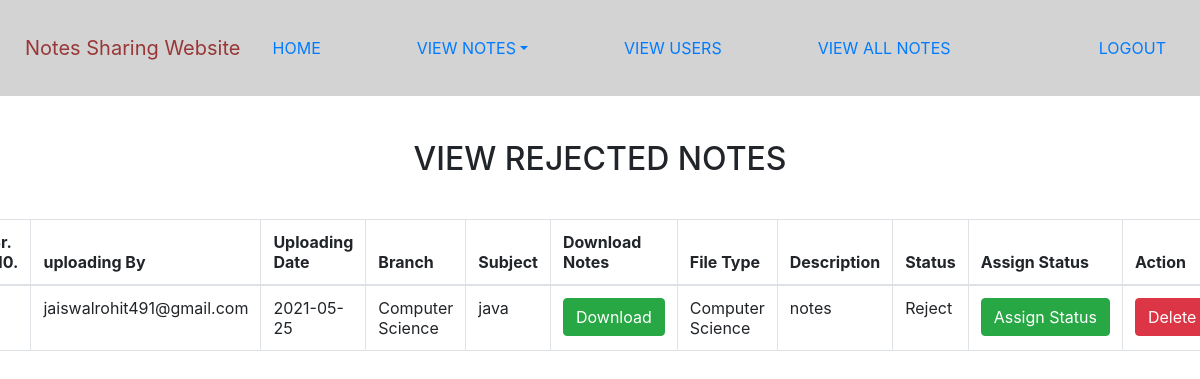
/rejected_notes (signed in), run on an earlier commit of the app's database.
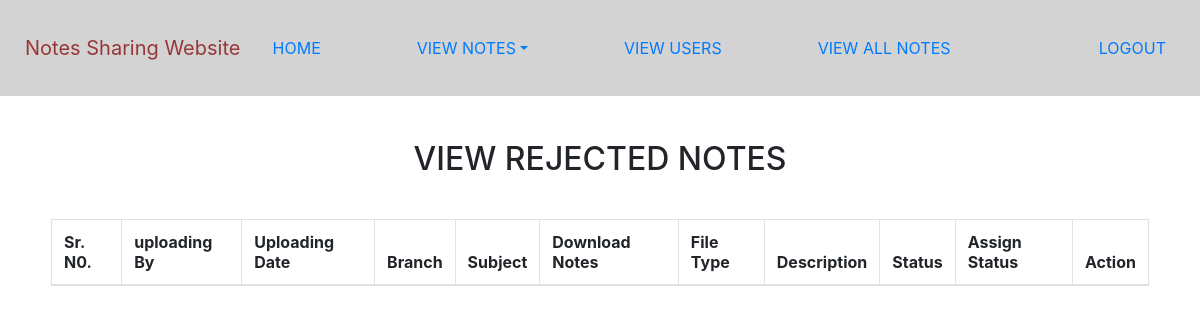
And on a later commit of the database.
### notes/models.py (models this page shows, shortened)
class Notes(models.Model):
    user = models.ForeignKey(User, on_delete=models.CASCADE)
    uploadingdate = models.CharField(max_length=30)
    branch = models.CharField(max_length=30)
    subject = models.CharField(max_length=30,)
    notesfile = models.FileField(null=True)
    filetype = models.CharField(max_length=30,)
    description = models.CharField(max_length=200, null=True)
    status=models.CharField(max_length=15,)

### notes/views.py (the view)
# urls.py: path('rejected_notes',rejected_notes,name='rejected_notes'),
def rejected_notes(request):
    if not request.user.is_authenticated:
        return redirect('login_admin')
    notes = Notes.objects.filter(status = "Reject")
    d = {'notes':notes}
    return render(request,'rejected_notes.html',d)

### notes/templates/rejected_notes.html (shortened to what this page needs)
{% extends 'admin_nav.html' %}
{% load static %}
{% block body %}
<link rel="stylesheet" href="https://cdnjs.cloudflare.com/ajax/libs/twitter-bootstrap/4.5.2/css/bootstrap.css">
<link rel="stylesheet" href="https://cdn.datatables.net/1.10.24/css/dataTables.bootstrap4.min.css">
<div class="container mt-5">
    <h2 class="text-center">VIEW REJECTED NOTES</h2>
    <table class="table table-bordered" id="example">
       <thead>
           <tr>
               <th>Sr. N0.</th>
               <th>uploading By</th>
               <th>Uploading Date</th>
               <th>Branch</th>
               <th>Subject</th>
               <th>Download Notes</th>
               <th>File Type</th>
               <th>Description</th>
               <th>Status</th>
               <th>Assign Status</th>
               <th>Action</th>
           </tr>
       </thead>
       <tbody>
           {% for i in notes %}
           <tr>
               <td>{{forloop.counter}}</td>
               <td>{{i.user.username}}</td>
               <td>{{i.uploadingdate}}</td>
               <td>{{i.branch}}</td>
               <td>{{i.subject}}</td>
               <td><a href="{{i.notesfile.url}}" class="btn btn-success" download>Download</a></td>
               <td>{{i.filetype}}</td>
               <td>{{i.description}}</td>
               <td>{{i.status}}</td>
               <td><a href="{% url 'assign_status' i.id %}" class = "btn btn-success">Assign&nbsp;Status</a></td>
               <td><a href="{% url 'delete_notes' i.id %}" class = "btn btn-danger" onclick="return confirm('Are you sure?')">Delete</a></td>
           </tr>
           {% endfor %}
        </tbody>
   </table>
</div>
{% endblock %}

What changed in the data, as far as the page shows it:
removed Notes: user.username "jaiswalrohit491@gmail.com", uploadingdate "2021-05-25", branch "Computer Science", subject "java", filetype "Computer Science", description "notes", status "Reject"
